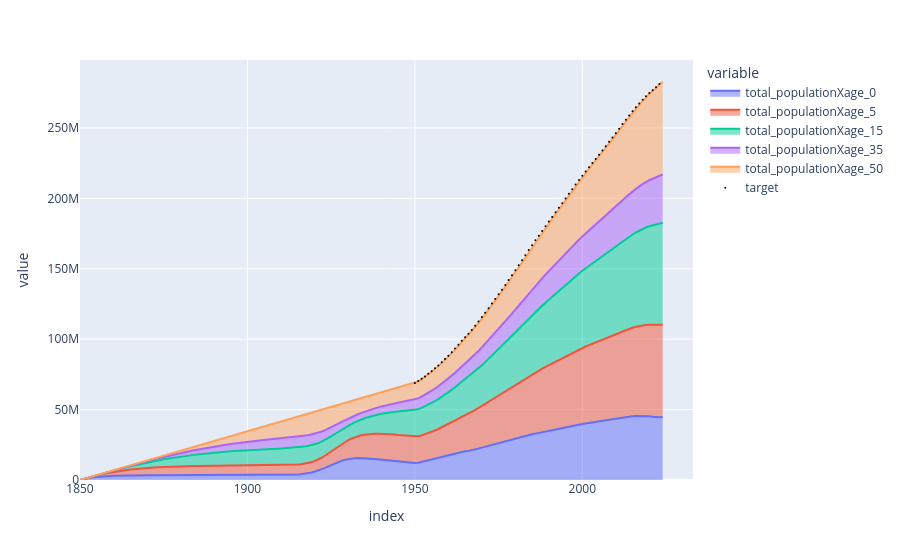

Notebook code cell kept with this figure:
### Markdown cell above
## Demographic results

### Code cell
# Run and inspect results
model.run(params)
fig = model.get_derived_outputs_df()[[f"total_populationXage_{age}" for age in age_strata]].plot.area()
fig.add_trace(go.Scatter(x=target_pops.index, y=target_pops, name="target", mode="markers", marker=dict(color="black", size=2.0)))

### Figure 1 — Plotly figure (JSON) as saved in the notebook; plotly's stock layout.template omitted (floating-point values rounded to 4 significant figures; data arrays with more than 128 entries replaced by an {"elided": "..."} marker saying what was removed)
{"data": [{"fillpattern": {"shape": ""}, "hovertemplate": "variable=total_populationXage_0<br>index=%{x}<br>value=%{y}<extra></extra>", "legendgroup": "total_populationXage_0", "line": {"color": "#636efa"}, "marker": {"symbol": "circle"}, "mode": "lines", "name": "total_populationXage_0", "orientation": "v", "showlegend": true, "stackgroup": "1", "type": "scatter", "x": {"elided": "175 int values"}, "xaxis": "x", "y": {"elided": "175 float values"}, "yaxis": "y"}, {"fillpattern": {"shape": ""}, "hovertemplate": "variable=total_populationXage_5<br>index=%{x}<br>value=%{y}<extra></extra>", "legendgroup": "total_populationXage_5", "line": {"color": "#EF553B"}, "marker": {"symbol": "circle"}, "mode": "lines", "name": "total_populationXage_5", "orientation": "v", "showlegend": true, "stackgroup": "1", "type": "scatter", "x": {"elided": "175 int values"}, "xaxis": "x", "y": {"elided": "175 float values"}, "yaxis": "y"}, {"fillpattern": {"shape": ""}, "hovertemplate": "variable=total_populationXage_15<br>index=%{x}<br>value=%{y}<extra></extra>", "legendgroup": "total_populationXage_15", "line": {"color": "#00cc96"}, "marker": {"symbol": "circle"}, "mode": "lines", "name": "total_populationXage_15", "orientation": "v", "showlegend": true, "stackgroup": "1", "type": "scatter", "x": {"elided": "175 int values"}, "xaxis": "x", "y": {"elided": "175 float values"}, "yaxis": "y"}, {"fillpattern": {"shape": ""}, "hovertemplate": "variable=total_populationXage_35<br>index=%{x}<br>value=%{y}<extra></extra>", "legendgroup": "total_populationXage_35", "line": {"color": "#ab63fa"}, "marker": {"symbol": "circle"}, "mode": "lines", "name": "total_populationXage_35", "orientation": "v", "showlegend": true, "stackgroup": "1", "type": "scatter", "x": {"elided": "175 int values"}, "xaxis": "x", "y": {"elided": "175 float values"}, "yaxis": "y"}, {"fillpattern": {"shape": ""}, "hovertemplate": "variable=total_populationXage_50<br>index=%{x}<br>value=%{y}<extra></extra>", "legendgroup": "total_populationXage_50", "line": {"color": "#FFA15A"}, "marker": {"symbol": "circle"}, "mode": "lines", "name": "total_populationXage_50", "orientation": "v", "showlegend": true, "stackgroup": "1", "type": "scatter", "x": {"elided": "175 int values"}, "xaxis": "x", "y": {"elided": "175 float values"}, "yaxis": "y"}, {"marker": {"color": "black", "size": 2}, "mode": "markers", "name": "target", "type": "scatter", "x": [1950, 1951, 1952, 1953, 1954, 1955, 1956, 1957, 1958, 1959, 1960, 1961, 1962, 1963, 1964, 1965, 1966, 1967, 1968, 1969, 1970, 1971, 1972, 1973, 1974, 1975, 1976, 1977, 1978, 1979, 1980, 1981, 1982, 1983, 1984, 1985, 1986, 1987, 1988, 1989, 1990, 1991, 1992, 1993, 1994, 1995, 1996, 1997, 1998, 1999, 2000, 2001, 2002, 2003, 2004, 2005, 2006, 2007, 2008, 2009, 2010, 2011, 2012, 2013, 2014, 2015, 2016, 2017, 2018, 2019, 2020, 2021, 2022, 2023], "y": [68799023, 70286301, 71876432, 73569143, 75367368, 77273506, 79282548, 81390833, 83592761, 85892868, 88296069, 90791247, 93375849, 96051422, 98833747, 101365129, 103792752, 106526392, 109450005, 112517638, 115657493, 118833700, 122039840, 125288514, 128555043, 131843847, 135173655, 138533540, 141953162, 145434832, 148950538, 152485034, 156052152, 159651380, 163251123, 166776184, 170175063, 173511152, 176855064, 180201628, 183501095, 186778237, 190043743, 193305166, 196591826, 199888055, 203204347, 206536094, 209826788, 213004667, 216077788, 219097899, 222088493, 225048006, 227926649, 230871648, 233951651, 237062336, 240157902, 243220027, 246305320, 249470031, 252698523, 255852465, 258877397, 261799248, 264627417, 267346656, 269951845, 272489380, 274814865, 276758052, 278830527, 281190064]}], "layout": {"legend": {"title": {"text": "variable"}, "tracegroupgap": 0}, "margin": {"t": 60}, "xaxis": {"anchor": "y", "domain": [0, 1], "title": {"text": "index"}}, "yaxis": {"anchor": "x", "domain": [0, 1], "title": {"text": "value"}}}}
